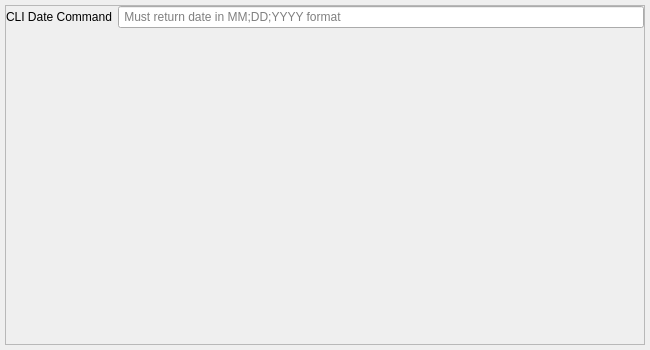
<?xml version="1.0" encoding="UTF-8"?>
<ui version="4.0">
 <class>Dialog</class>
 <widget class="QDialog" name="Dialog">
  <property name="geometry">
   <rect>
    <x>0</x>
    <y>0</y>
    <width>650</width>
    <height>350</height>
   </rect>
  </property>
  <property name="minimumSize">
   <size>
    <width>650</width>
    <height>350</height>
   </size>
  </property>
  <property name="windowTitle">
   <string>Dialog</string>
  </property>
  <layout class="QVBoxLayout" name="verticalLayout">
   <property name="leftMargin">
    <number>5</number>
   </property>
   <property name="topMargin">
    <number>5</number>
   </property>
   <property name="rightMargin">
    <number>5</number>
   </property>
   <property name="bottomMargin">
    <number>5</number>
   </property>
   <item>
    <widget class="QFrame" name="frame">
     <property name="frameShape">
      <enum>QFrame::StyledPanel</enum>
     </property>
     <property name="frameShadow">
      <enum>QFrame::Raised</enum>
     </property>
     <layout class="QFormLayout" name="formLayout">
      <property name="leftMargin">
       <number>0</number>
      </property>
      <property name="topMargin">
       <number>0</number>
      </property>
      <property name="rightMargin">
       <number>0</number>
      </property>
      <property name="bottomMargin">
       <number>0</number>
      </property>
      <item row="0" column="0">
       <widget class="QLabel" name="label">
        <property name="text">
         <string>CLI Date Command</string>
        </property>
       </widget>
      </item>
      <item row="0" column="1">
       <widget class="QLineEdit" name="lineEdit">
        <property name="placeholderText">
         <string> Must return date in MM;DD;YYYY format</string>
        </property>
       </widget>
      </item>
     </layout>
    </widget>
   </item>
  </layout>
 </widget>
 <resources/>
 <connections/>
</ui>
